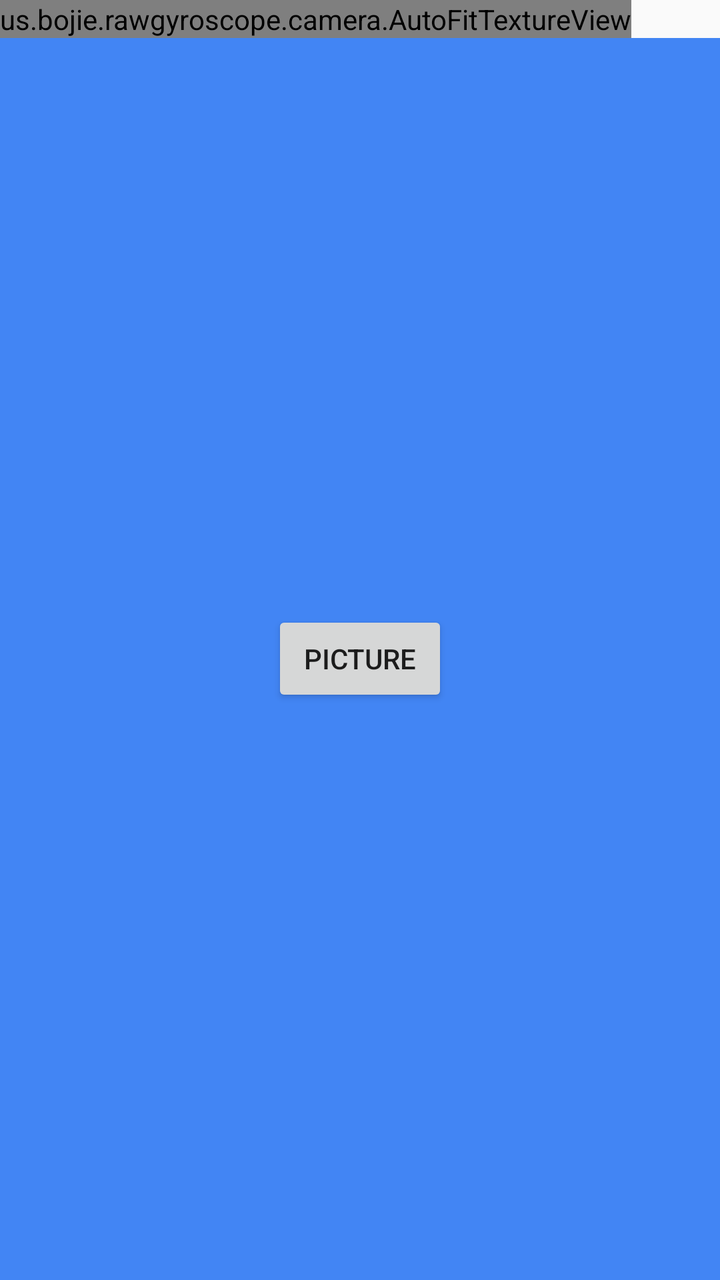
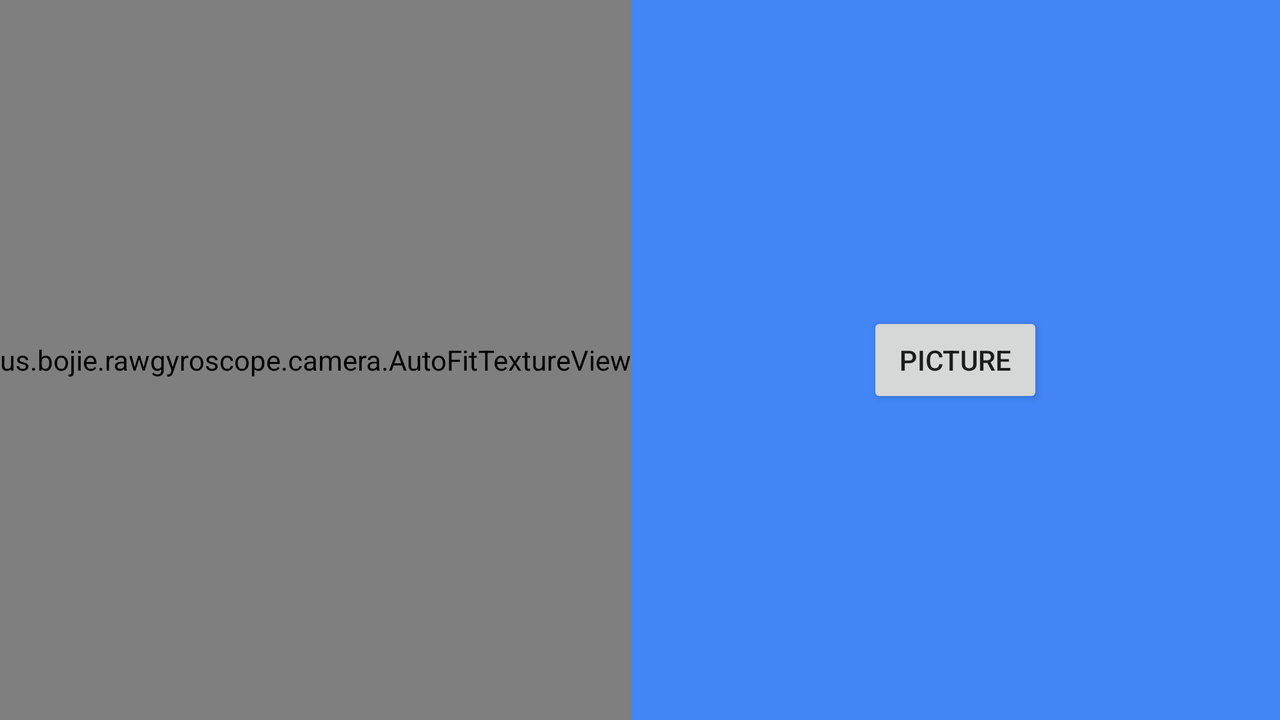

An Android layout and its configuration variant, each rendered on a device that would load it. The default file and the variant file are quoted in full after the pictures.
<!-- AndroidManifest.xml: application theme MaterialTheme -->
<!-- res/layout/fragment_camera2_basic.xml -->
<?xml version="1.0" encoding="utf-8"?>
<RelativeLayout xmlns:android="http://schemas.android.com/apk/res/android"
    android:layout_width="match_parent"
    android:layout_height="match_parent">

    <us.bojie.rawgyroscope.camera.AutoFitTextureView
        android:id="@+id/texture"
        android:layout_width="wrap_content"
        android:layout_height="wrap_content"
        android:layout_alignParentStart="true"
        android:layout_alignParentTop="true" />

    <FrameLayout
        android:layout_width="match_parent"
        android:layout_height="wrap_content"
        android:layout_alignParentBottom="true"
        android:layout_alignParentStart="true"
        android:layout_below="@id/texture"
        android:background="#4285f4">

        <Button
            android:id="@+id/picture"
            android:layout_width="wrap_content"
            android:layout_height="wrap_content"
            android:layout_gravity="center"
            android:text="@string/picture" />


    </FrameLayout>

</RelativeLayout>
<!-- resources referenced by this layout -->
<resources>
  <string name="picture">Picture</string>
  <style name="MaterialTheme" parent="android:Theme.Material.Light.NoActionBar.Fullscreen" />
</resources>
<!-- res/layout-land/fragment_camera2_basic.xml (the repository's variant of the layout above) -->
<!-- drawn on the phone turned sideways -->
<?xml version="1.0" encoding="utf-8"?>
<RelativeLayout xmlns:android="http://schemas.android.com/apk/res/android"
    android:layout_width="match_parent"
    android:layout_height="match_parent">

    <us.bojie.rawgyroscope.camera.AutoFitTextureView
        android:id="@+id/texture"
        android:layout_width="wrap_content"
        android:layout_height="wrap_content"
        android:layout_alignParentBottom="true"
        android:layout_alignParentStart="true"
        android:layout_alignParentTop="true" />

    <FrameLayout
        android:layout_width="match_parent"
        android:layout_height="wrap_content"
        android:layout_alignParentBottom="true"
        android:layout_alignParentEnd="true"
        android:layout_alignParentTop="true"
        android:layout_below="@id/texture"
        android:layout_toRightOf="@id/texture"
        android:background="#4285f4"
        android:orientation="horizontal">

        <Button
            android:id="@+id/picture"
            android:layout_width="wrap_content"
            android:layout_height="wrap_content"
            android:layout_gravity="center"
            android:text="@string/picture" />

    </FrameLayout>

</RelativeLayout>
